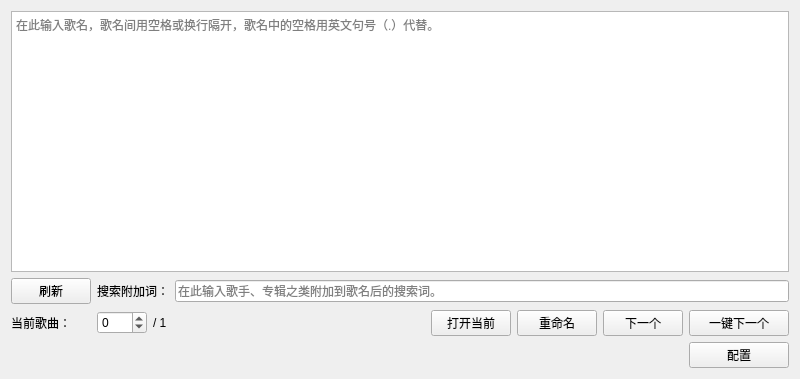
<?xml version="1.0" encoding="UTF-8"?>
<ui version="4.0">
 <class>Widget</class>
 <widget class="QWidget" name="Widget">
  <property name="geometry">
   <rect>
    <x>0</x>
    <y>0</y>
    <width>800</width>
    <height>379</height>
   </rect>
  </property>
  <property name="windowTitle">
   <string>LSH 歌曲下载工具</string>
  </property>
  <layout class="QVBoxLayout" name="verticalLayout">
   <item>
    <widget class="QTextEdit" name="input">
     <property name="placeholderText">
      <string>在此输入歌名，歌名间用空格或换行隔开，歌名中的空格用英文句号（.）代替。</string>
     </property>
    </widget>
   </item>
   <item>
    <layout class="QHBoxLayout" name="horizontalLayout_2">
     <item>
      <widget class="QPushButton" name="update">
       <property name="maximumSize">
        <size>
         <width>80</width>
         <height>16777215</height>
        </size>
       </property>
       <property name="text">
        <string>刷新</string>
       </property>
      </widget>
     </item>
     <item>
      <widget class="QLabel" name="label_2">
       <property name="text">
        <string>搜索附加词：</string>
       </property>
       <property name="buddy">
        <cstring>addition</cstring>
       </property>
      </widget>
     </item>
     <item>
      <widget class="QLineEdit" name="addition">
       <property name="placeholderText">
        <string>在此输入歌手、专辑之类附加到歌名后的搜索词。</string>
       </property>
      </widget>
     </item>
    </layout>
   </item>
   <item>
    <layout class="QHBoxLayout" name="horizontalLayout">
     <item>
      <widget class="QLabel" name="label">
       <property name="maximumSize">
        <size>
         <width>80</width>
         <height>16777215</height>
        </size>
       </property>
       <property name="text">
        <string>当前歌曲：</string>
       </property>
       <property name="buddy">
        <cstring>index</cstring>
       </property>
      </widget>
     </item>
     <item>
      <widget class="QSpinBox" name="index">
       <property name="maximumSize">
        <size>
         <width>50</width>
         <height>16777215</height>
        </size>
       </property>
       <property name="minimum">
        <number>-1</number>
       </property>
       <property name="maximum">
        <number>2147483647</number>
       </property>
      </widget>
     </item>
     <item>
      <widget class="QLabel" name="count">
       <property name="maximumSize">
        <size>
         <width>50</width>
         <height>16777215</height>
        </size>
       </property>
       <property name="text">
        <string>/ 1</string>
       </property>
       <property name="textInteractionFlags">
        <set>Qt::TextInteractionFlag::LinksAccessibleByMouse|Qt::TextInteractionFlag::TextSelectableByMouse</set>
       </property>
      </widget>
     </item>
     <item>
      <widget class="QLabel" name="name">
       <property name="text">
        <string/>
       </property>
       <property name="textInteractionFlags">
        <set>Qt::TextInteractionFlag::LinksAccessibleByMouse|Qt::TextInteractionFlag::TextSelectableByMouse</set>
       </property>
      </widget>
     </item>
     <item>
      <widget class="QPushButton" name="open">
       <property name="maximumSize">
        <size>
         <width>80</width>
         <height>16777215</height>
        </size>
       </property>
       <property name="toolTip">
        <string>用配置的浏览器打开当前歌曲的搜索页面。</string>
       </property>
       <property name="text">
        <string>打开当前</string>
       </property>
      </widget>
     </item>
     <item>
      <widget class="QPushButton" name="rename">
       <property name="maximumSize">
        <size>
         <width>80</width>
         <height>16777215</height>
        </size>
       </property>
       <property name="toolTip">
        <string>用当前歌曲名重命名下载文件夹内的最新文件。</string>
       </property>
       <property name="text">
        <string>重命名</string>
       </property>
      </widget>
     </item>
     <item>
      <widget class="QPushButton" name="next">
       <property name="maximumSize">
        <size>
         <width>80</width>
         <height>16777215</height>
        </size>
       </property>
       <property name="text">
        <string>下一个</string>
       </property>
      </widget>
     </item>
     <item>
      <widget class="QPushButton" name="superNext">
       <property name="maximumSize">
        <size>
         <width>100</width>
         <height>16777215</height>
        </size>
       </property>
       <property name="toolTip">
        <string>依次执行重命名、下一个、打开当前这三个按钮的功能。</string>
       </property>
       <property name="text">
        <string>一键下一个</string>
       </property>
      </widget>
     </item>
    </layout>
   </item>
   <item>
    <layout class="QHBoxLayout" name="horizontalLayout_3">
     <item>
      <widget class="QLabel" name="message">
       <property name="text">
        <string/>
       </property>
       <property name="textInteractionFlags">
        <set>Qt::TextInteractionFlag::LinksAccessibleByMouse|Qt::TextInteractionFlag::TextSelectableByMouse</set>
       </property>
      </widget>
     </item>
     <item>
      <widget class="QPushButton" name="configure">
       <property name="maximumSize">
        <size>
         <width>100</width>
         <height>16777215</height>
        </size>
       </property>
       <property name="toolTip">
        <string>打开配置对话框。</string>
       </property>
       <property name="text">
        <string>配置</string>
       </property>
      </widget>
     </item>
    </layout>
   </item>
  </layout>
 </widget>
 <tabstops>
  <tabstop>input</tabstop>
  <tabstop>update</tabstop>
  <tabstop>addition</tabstop>
  <tabstop>index</tabstop>
  <tabstop>open</tabstop>
  <tabstop>rename</tabstop>
  <tabstop>next</tabstop>
  <tabstop>superNext</tabstop>
  <tabstop>configure</tabstop>
 </tabstops>
 <resources/>
 <connections/>
</ui>
